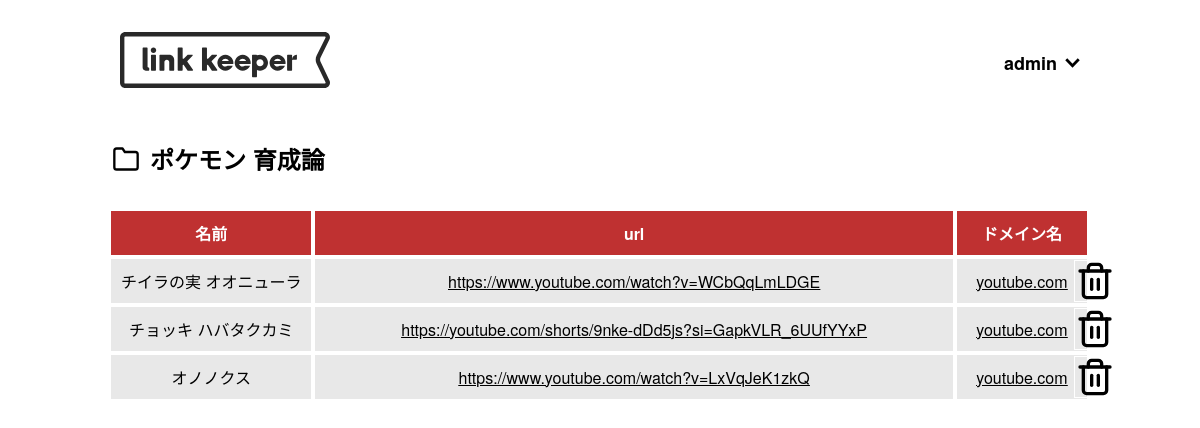
The app's page /userpage/3/ポケモン 育成論 (signed in) with its own data.
### models.py (models this page shows, shortened)
class User(db.Model, UserMixin):
    __tablename__ = 'user'
    user_id = db.Column(db.Integer, primary_key=True, autoincrement=True)
    username = db.Column(db.String(255), nullable=False)
    email = db.Column(db.String(255), nullable=False, unique=True)
    password = db.Column(db.String(255), nullable=False)

class Folder(db.Model):
    __tablename__ = 'folder'
    folder_id = db.Column(db.Integer, primary_key=True, autoincrement=True)
    user_id = db.Column(db.Integer, db.ForeignKey('user.user_id'), nullable=False)
    folder_name = db.Column(db.String(255), nullable=False)
    folder_color_id = db.Column(db.Integer, db.ForeignKey('folder_color.folder_color_id'), nullable=False)
    folder_color = db.relationship('FolderColor', backref='folders')
    urls = db.relationship('Url', backref='folder', cascade="all, delete-orphan", lazy='dynamic')
    __table_args__ = (db.UniqueConstraint('user_id', 'folder_name', name='unique_folder_name_per_user'),)

class Url(db.Model):
    __tablename__ = 'url'
    user_id = db.Column(db.Integer, db.ForeignKey('user.user_id'), nullable=False)
    url_id = db.Column(db.Integer, primary_key=True, autoincrement=True)
    url = db.Column(db.String(2550), nullable=False)
    url_name = db.Column(db.String(255), nullable=False)
    domain = db.Column(db.String(255), nullable=False)
    folder_id = db.Column(db.Integer, db.ForeignKey('folder.folder_id', ondelete='CASCADE'), nullable=False)
    def __repr__(self):
        return f"{self.url}"

### routes.py (the view, shortened to what this page needs)
@app.route('/userpage/<int:folder_id>/<folder_name>', endpoint='folder', methods=['GET', 'POST'])
def folder(folder_id, folder_name):
    if request.method == 'GET':
        from models import Folder, Url
        folder_name = folder_name.replace('<br>', ' ')
        folder = Folder.query.filter_by(folder_id=folder_id).first()
        if folder:
            urls = folder.urls.all()
            color = folder.folder_color.color
            return render_template('views_folder.html', folder=folder, urls=urls, color=color, folder_id=folder_id, folder_name=folder_name)
        else:
            return "Folder not found", 404

### routes.py (called while the page is built)
@login_manager.user_loader
def load_user(user_id):
    from models import User
    return User.query.get(int(user_id))

### templates/views_folder.html (shortened to what this page needs)
{% extends "header.html" %}
{% block content %}
    <main>
        <div class="folder_urls">
            <div class="folder_title">
                <div class="before"></div>
                <h1>{{ folder_name }}</h1>
            </div>
            <table>
                <tr>
                    <th class="{{ color }}">名前</th>
                    <th class="{{ color }} url">url</th>
                    <th class="{{ color }}">ドメイン名</th>
                </tr>
                {% for url in urls %}
                <tr class="urls_tr">
                    <td>{{ url.url_name }}</td>
                    <td class="url"><div class="url-content"><a href="{{ url }}" target="_blank" rel="noopener noreferrer">{{ url }}</a></div></td>
                    <td class="domain"><div class="url-content"><a href="http://{{ url.domain }}" target="_blank" rel="noopener noreferrer">{{ url.domain }}</a></div></td>
                    <td class="after" data-url-id="{{ url.url_id }}"></td>
                </tr>
                {% endfor %}
            </table>
        </div>
    </main>
{% endblock %}

### templates/header.html (shortened to what this page needs)
<!DOCTYPE html>
<html lang="ja">
<head>
    <link rel="stylesheet" href="https://cdn.jsdelivr.net/npm/destyle.css@3.0.2/destyle.css">
    <link href="{{ url_for('static', filename='css/style.css') }}" rel="stylesheet" />
</head>
</html>
<body>
    <header class="header wrapper">
        <a class="logo" href="{{ url_for('index') }}">
            <img  src="{{ url_for('static', filename='img/Link-keeper.svg') }}">
        </a>
        <a class="user">
            {% if current_user.is_authenticated %}
                <h2>{{ current_user.username }}</h2>
            {% else %}
                <h2>Guest</h2>
            {% endif %}
        <img src="{{ url_for('static', filename='img/arrow.svg') }}">
        </a>
    </header>
    {% block content %}
    {% endblock %}
</body>
</html>

### static/css/style.css (style rules this page uses)
:root { --red: #BF3131; --yellow: #F6AE2D; --blue: #21BBEC; --green: #60D286; --gray: #7E8083; }
.backgroundcolor-red { background: var(--red); }
body { margin: 0px; padding: 0px; }
h1, h2 { font-weight: bold; }
.wrapper { margin: 32px 120px; }
input, ul, li, h2 { margin: 0; padding: 0; background: none; border: none; border-radius: 0; outline: none; -webkit-appearance: none; -moz-appearance: none; appearance: none; list-style: none; }
.logo img { height: 56px; width: auto; }
.user img { height: 10px; width: auto; margin-left: 8px; }
.user h2 { font-size: 18px; }
.user { align-items: center; display: flex; position: absolute; right: 0; text-decoration: none; color: black; transition: 0.4s; justify-content: center; align-items: center; }
.header { display: flex; align-items: center; position:relative; z-index: 10; }
.folder_urls { margin: 100px auto; width: auto; }
.folder_urls h1 { display: inline-block; font-size: 24px; width: auto; }
.folder_urls .before { width: 28px; height: 28px; background-image: url("../img/folder.svg"); background-size: contain; vertical-align: middle; margin-right: 10px; }
.folder_title { display: flex; align-items: center; margin: 8px 10px 16px 4px; }
.folder_urls { width: 82%; margin: 0 auto; }
.folder_urls table { text-align: center; border-collapse: separate; width: 100%; }
.folder_urls table th { padding: 10px; border: solid 1px #ffffff; color: #ffffff; }
.folder_urls table td { padding: 10px; border: solid 1px #ffffff; white-space: nowrap; overflow: hidden; }
.folder_urls table td:not(.after) { background: #e8e8e8; }
.url { width: 75%; max-width: 0.1em; overflow: hidden; }
.domain { width: 15%; max-width: 0.1em; overflow: hidden; }
.url-content { text-decoration: underline; }
.url-content { display: block; overflow-x: auto; white-space: nowrap; -ms-overflow-style: none; scrollbar-width: none; }
.folder_urls a { color: #000; font-weight: 300; }
.urls_tr { position: relative; }
.after { width: 20px; height: 20px; background-image: url("../img/trash.svg"); background-size: contain; vertical-align: middle; position: absolute; right: -26px; top: 50%; transform: translateY(-50%); cursor: pointer; }

### records on screen
User: username "admin"
Folder: folder_name "ポケモン 育成論"
Url: url_name "チイラの実 オオニューラ", url "https://www.youtube.com/watch?v=WCbQqLmLDGE", domain "youtube.com"
Url: url_name "チョッキ ハバタクカミ", url "https://youtube.com/shorts/9nke-dDd5js?si=GapkVLR_6UUfYYxP", domain "youtube.com"
Url: url_name "オノノクス", url "https://www.youtube.com/watch?v=LxVqJeK1zkQ", domain "youtube.com"
